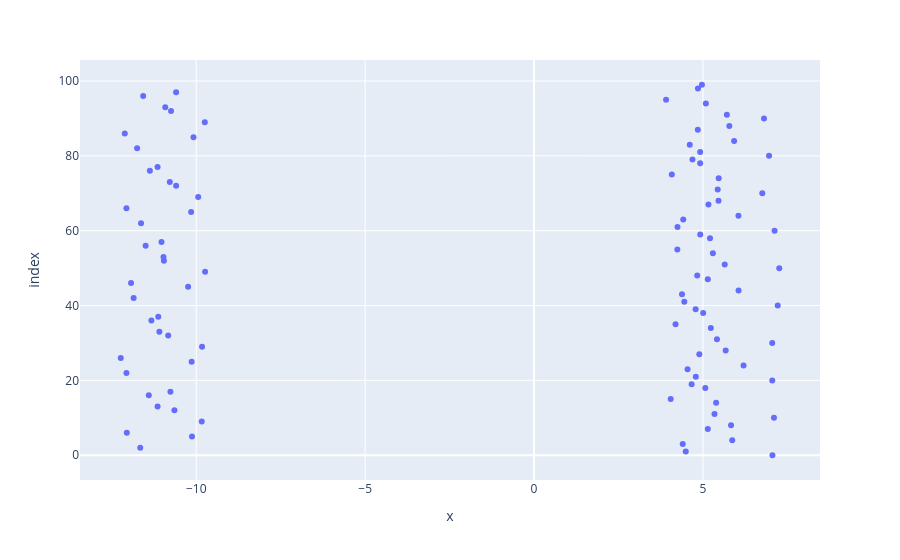
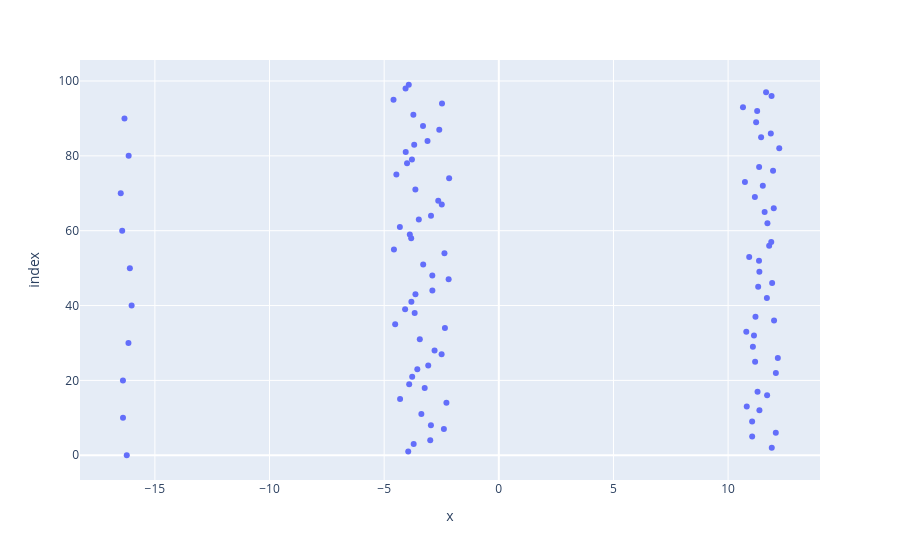

Here is the notebook cell these charts were saved with, in order:
### Code cell
#приведем слова в текстах к начальным формам.
articles_proc = map(lambda x: ' '.join(normalize_english(x)), articles)
X_w = TfidfVectorizer().fit_transform(articles_proc) #cоздается экземпляр TfidfVectorizer, который преобразует нормализованные статьи в матрицу TF-IDF
#на выходе матрица, где строки представляют статьи, а столбцы — слова. Значения в матрице представляют собой вес слов в статьях.    

#применяем SVD и UMAP
svd = TruncatedSVD(n_components=30)#используется для уменьшения размерности матрицы
X2_w = svd.fit_transform(X_w)

umap_w = umap.UMAP()#используется для уменьшения размерности данных
X_w_u = umap_w.fit_transform(X_w)


#визуализация
fig = px.scatter(X_w_u[:, 0], X_w_u[:, 1],
                 hover_name=[n[:100] for n in articles])
fig.show()


#применяем UMAP к SVD
umap_w = umap.UMAP()
X2_w_u = umap_w.fit_transform(X2_w)


fig = px.scatter(X2_w_u[:, 0], X2_w_u[:, 1],
                 hover_name=[n[:100] for n in articles])
fig.show()

### Figure 1 — Plotly figure (JSON) as saved in the notebook; plotly's stock layout.template omitted (floating-point values rounded to 4 significant figures)
{"data": [{"hovertemplate": "<b>%{hovertext}</b><br><br>x=%{x}<br>index=%{y}<extra></extra>", "hovertext": ["Title: Combining Machine Learning and Computational Chemistry for Predictive Insights Into Chemical ", "The application of machine learning in clinical microbiology and infectious diseases Text: With the ", "Machine Learning for Toxicity Prediction Using Chemical Structures: Pillars for Success in the Real ", "Tackling the Antimicrobial Resistance “Pandemic” with Machine Learning Tools: A Summary of Available", "Prospects and Challenges of Using Machine Learning for Academic Forecasting Text: The study examines", "Machine Learning Aided Design and Optimization of Thermal Metamaterials Text:  Artificial Intelligen", "A Primer on the Use of Machine Learning to Distill Knowledge from Data in Biological Psychiatry Text", "Harnessing the power of machine learning for crop improvement and sustainable production Text: Crop ", "Involvement of Machine Learning Tools in Healthcare Decision Making Text: In the present day, there ", "Machine Learning Guided Batched Design of a Bacterial Ribosome Binding Site Text:  Optimization of g", "Machine Learning Force Fields Text:  In recent years, the use of machine learning (ML) in computatio", "A systematic review of fuzzing based on machine learning techniques Text: Security vulnerabilities p", "Machine Learning-Assisted Low-Dimensional Electrocatalysts Design for Hydrogen Evolution Reaction Te", "Applications of Machine Learning (ML) in the context of marketing: a bibliometric approach Text: In ", "Linking Human And Machine Behavior: A New Approach to Evaluate Training Data Quality for Beneficial ", "Advanced applications in chronic disease monitoring using IoT mobile sensing device data, machine le", "Applied Machine Learning for IIoT and Smart Production—Methods to Improve Production Quality, Safety", "Digital Innovation Enabled Nanomaterial Manufacturing; Machine Learning Strategies and Green Perspec", "Machine learning for microbiologists Text: Machine learning is increasingly important in microbiolog", "A review of machine learning in scanpath analysis for passive gaze-based interaction Text: The scanp", "Combining Machine Learning and Computational Chemistry for Predictive Insights Into Chemical Systems", "The application of machine learning in clinical microbiology and infectious diseases Text: With the ", "Machine Learning for Toxicity Prediction Using Chemical Structures: Pillars for Success in the Real ", "Tackling the Antimicrobial Resistance “Pandemic” with Machine Learning Tools: A Summary of Available", "Prospects and Challenges of Using Machine Learning for Academic Forecasting Text: The study examines", "Machine Learning Aided Design and Optimization of Thermal Metamaterials Text:  Artificial Intelligen", "A Primer on the Use of Machine Learning to Distill Knowledge from Data in Biological Psychiatry Text", "Harnessing the power of machine learning for crop improvement and sustainable production Text: Crop ", "Involvement of Machine Learning Tools in Healthcare Decision Making Text: In the present day, there ", "Machine Learning Guided Batched Design of a Bacterial Ribosome Binding Site Text:  Optimization of g", "Machine Learning Force Fields Text:  In recent years, the use of machine learning (ML) in computatio", "A systematic review of fuzzing based on machine learning techniques Text: Security vulnerabilities p", "Machine Learning-Assisted Low-Dimensional Electrocatalysts Design for Hydrogen Evolution Reaction Te", "Applications of Machine Learning (ML) in the context of marketing: a bibliometric approach Text: In ", "Linking Human And Machine Behavior: A New Approach to Evaluate Training Data Quality for Beneficial ", "Advanced applications in chronic disease monitoring using IoT mobile sensing device data, machine le", "Applied Machine Learning for IIoT and Smart Production—Methods to Improve Production Quality, Safety", "Digital Innovation Enabled Nanomaterial Manufacturing; Machine Learning Strategies and Green Perspec", "Machine learning for microbiologists Text: Machine learning is increasingly important in microbiolog", "A review of machine learning in scanpath analysis for passive gaze-based interaction Text: The scanp", "Combining Machine Learning and Computational Chemistry for Predictive Insights Into Chemical Systems", "The application of machine learning in clinical microbiology and infectious diseases Text: With the ", "Machine Learning for Toxicity Prediction Using Chemical Structures: Pillars for Success in the Real ", "Tackling the Antimicrobial Resistance “Pandemic” with Machine Learning Tools: A Summary of Available", "Prospects and Challenges of Using Machine Learning for Academic Forecasting Text: The study examines", "Machine Learning Aided Design and Optimization of Thermal Metamaterials Text:  Artificial Intelligen", "A Primer on the Use of Machine Learning to Distill Knowledge from Data in Biological Psychiatry Text", "Harnessing the power of machine learning for crop improvement and sustainable production Text: Crop ", "Involvement of Machine Learning Tools in Healthcare Decision Making Text: In the present day, there ", "Machine Learning Guided Batched Design of a Bacterial Ribosome Binding Site Text:  Optimization of g", "Machine Learning Force Fields Text:  In recent years, the use of machine learning (ML) in computatio", "A systematic review of fuzzing based on machine learning techniques Text: Security vulnerabilities p", "Machine Learning-Assisted Low-Dimensional Electrocatalysts Design for Hydrogen Evolution Reaction Te", "Applications of Machine Learning (ML) in the context of marketing: a bibliometric approach Text: In ", "Linking Human And Machine Behavior: A New Approach to Evaluate Training Data Quality for Beneficial ", "Advanced applications in chronic disease monitoring using IoT mobile sensing device data, machine le", "Applied Machine Learning for IIoT and Smart Production—Methods to Improve Production Quality, Safety", "Digital Innovation Enabled Nanomaterial Manufacturing; Machine Learning Strategies and Green Perspec", "Machine learning for microbiologists Text: Machine learning is increasingly important in microbiolog", "A review of machine learning in scanpath analysis for passive gaze-based interaction Text: The scanp", "Combining Machine Learning and Computational Chemistry for Predictive Insights Into Chemical Systems", "The application of machine learning in clinical microbiology and infectious diseases Text: With the ", "Machine Learning for Toxicity Prediction Using Chemical Structures: Pillars for Success in the Real ", "Tackling the Antimicrobial Resistance “Pandemic” with Machine Learning Tools: A Summary of Available", "Prospects and Challenges of Using Machine Learning for Academic Forecasting Text: The study examines", "Machine Learning Aided Design and Optimization of Thermal Metamaterials Text:  Artificial Intelligen", "A Primer on the Use of Machine Learning to Distill Knowledge from Data in Biological Psychiatry Text", "Harnessing the power of machine learning for crop improvement and sustainable production Text: Crop ", "Involvement of Machine Learning Tools in Healthcare Decision Making Text: In the present day, there ", "Machine Learning Guided Batched Design of a Bacterial Ribosome Binding Site Text:  Optimization of g", "Machine Learning Force Fields Text:  In recent years, the use of machine learning (ML) in computatio", "A systematic review of fuzzing based on machine learning techniques Text: Security vulnerabilities p", "Machine Learning-Assisted Low-Dimensional Electrocatalysts Design for Hydrogen Evolution Reaction Te", "Applications of Machine Learning (ML) in the context of marketing: a bibliometric approach Text: In ", "Linking Human And Machine Behavior: A New Approach to Evaluate Training Data Quality for Beneficial ", "Advanced applications in chronic disease monitoring using IoT mobile sensing device data, machine le", "Applied Machine Learning for IIoT and Smart Production—Methods to Improve Production Quality, Safety", "Digital Innovation Enabled Nanomaterial Manufacturing; Machine Learning Strategies and Green Perspec", "Machine learning for microbiologists Text: Machine learning is increasingly important in microbiolog", "A review of machine learning in scanpath analysis for passive gaze-based interaction Text: The scanp", "Combining Machine Learning and Computational Chemistry for Predictive Insights Into Chemical Systems", "The application of machine learning in clinical microbiology and infectious diseases Text: With the ", "Machine Learning for Toxicity Prediction Using Chemical Structures: Pillars for Success in the Real ", "Tackling the Antimicrobial Resistance “Pandemic” with Machine Learning Tools: A Summary of Available", "Prospects and Challenges of Using Machine Learning for Academic Forecasting Text: The study examines", "Machine Learning Aided Design and Optimization of Thermal Metamaterials Text:  Artificial Intelligen", "A Primer on the Use of Machine Learning to Distill Knowledge from Data in Biological Psychiatry Text", "Harnessing the power of machine learning for crop improvement and sustainable production Text: Crop ", "Involvement of Machine Learning Tools in Healthcare Decision Making Text: In the present day, there ", "Machine Learning Guided Batched Design of a Bacterial Ribosome Binding Site Text:  Optimization of g", "Machine Learning Force Fields Text:  In recent years, the use of machine learning (ML) in computatio", "A systematic review of fuzzing based on machine learning techniques Text: Security vulnerabilities p", "Machine Learning-Assisted Low-Dimensional Electrocatalysts Design for Hydrogen Evolution Reaction Te", "Applications of Machine Learning (ML) in the context of marketing: a bibliometric approach Text: In ", "Linking Human And Machine Behavior: A New Approach to Evaluate Training Data Quality for Beneficial ", "Advanced applications in chronic disease monitoring using IoT mobile sensing device data, machine le", "Applied Machine Learning for IIoT and Smart Production—Methods to Improve Production Quality, Safety", "Digital Innovation Enabled Nanomaterial Manufacturing; Machine Learning Strategies and Green Perspec", "Machine learning for microbiologists Text: Machine learning is increasingly important in microbiolog", "A review of machine learning in scanpath analysis for passive gaze-based interaction Text: The scanp"], "legendgroup": "", "marker": {"color": "#636efa", "symbol": "circle"}, "mode": "markers", "name": "", "orientation": "h", "showlegend": false, "type": "scatter", "x": [7.057, 4.49, -11.66, 4.401, 5.866, -10.13, -12.05, 5.143, 5.832, -9.837, 7.102, 5.341, -10.65, -11.14, 5.389, 4.045, -11.4, -10.76, 5.069, 4.665, 7.052, 4.788, -12.07, 4.545, 6.201, -10.14, -12.23, 4.893, 5.673, -9.828, 7.05, 5.415, -10.83, -11.09, 5.232, 4.188, -11.33, -11.12, 5.007, 4.783, 7.213, 4.448, -11.85, 4.38, 6.054, -10.24, -11.93, 5.144, 4.83, -9.737, 7.258, 5.644, -10.96, -10.97, 5.294, 4.241, -11.5, -11.03, 5.209, 4.92, 7.119, 4.246, -11.63, 4.417, 6.05, -10.15, -12.07, 5.162, 5.46, -9.941, 6.756, 5.436, -10.6, -10.78, 5.466, 4.078, -11.37, -11.14, 4.918, 4.69, 6.956, 4.917, -11.75, 4.61, 5.922, -10.08, -12.11, 4.848, 5.779, -9.746, 6.807, 5.707, -10.75, -10.92, 5.086, 3.908, -11.57, -10.6, 4.852, 4.97], "xaxis": "x", "y": [0, 1, 2, 3, 4, 5, 6, 7, 8, 9, 10, 11, 12, 13, 14, 15, 16, 17, 18, 19, 20, 21, 22, 23, 24, 25, 26, 27, 28, 29, 30, 31, 32, 33, 34, 35, 36, 37, 38, 39, 40, 41, 42, 43, 44, 45, 46, 47, 48, 49, 50, 51, 52, 53, 54, 55, 56, 57, 58, 59, 60, 61, 62, 63, 64, 65, 66, 67, 68, 69, 70, 71, 72, 73, 74, 75, 76, 77, 78, 79, 80, 81, 82, 83, 84, 85, 86, 87, 88, 89, 90, 91, 92, 93, 94, 95, 96, 97, 98, 99], "yaxis": "y"}], "layout": {"legend": {"tracegroupgap": 0}, "margin": {"t": 60}, "xaxis": {"anchor": "y", "domain": [0, 1], "title": {"text": "x"}}, "yaxis": {"anchor": "x", "domain": [0, 1], "title": {"text": "index"}}}}

### Figure 2 — Plotly figure (JSON) as saved in the notebook; plotly's stock layout.template omitted (floating-point values rounded to 4 significant figures)
{"data": [{"hovertemplate": "<b>%{hovertext}</b><br><br>x=%{x}<br>index=%{y}<extra></extra>", "hovertext": ["Title: Combining Machine Learning and Computational Chemistry for Predictive Insights Into Chemical ", "The application of machine learning in clinical microbiology and infectious diseases Text: With the ", "Machine Learning for Toxicity Prediction Using Chemical Structures: Pillars for Success in the Real ", "Tackling the Antimicrobial Resistance “Pandemic” with Machine Learning Tools: A Summary of Available", "Prospects and Challenges of Using Machine Learning for Academic Forecasting Text: The study examines", "Machine Learning Aided Design and Optimization of Thermal Metamaterials Text:  Artificial Intelligen", "A Primer on the Use of Machine Learning to Distill Knowledge from Data in Biological Psychiatry Text", "Harnessing the power of machine learning for crop improvement and sustainable production Text: Crop ", "Involvement of Machine Learning Tools in Healthcare Decision Making Text: In the present day, there ", "Machine Learning Guided Batched Design of a Bacterial Ribosome Binding Site Text:  Optimization of g", "Machine Learning Force Fields Text:  In recent years, the use of machine learning (ML) in computatio", "A systematic review of fuzzing based on machine learning techniques Text: Security vulnerabilities p", "Machine Learning-Assisted Low-Dimensional Electrocatalysts Design for Hydrogen Evolution Reaction Te", "Applications of Machine Learning (ML) in the context of marketing: a bibliometric approach Text: In ", "Linking Human And Machine Behavior: A New Approach to Evaluate Training Data Quality for Beneficial ", "Advanced applications in chronic disease monitoring using IoT mobile sensing device data, machine le", "Applied Machine Learning for IIoT and Smart Production—Methods to Improve Production Quality, Safety", "Digital Innovation Enabled Nanomaterial Manufacturing; Machine Learning Strategies and Green Perspec", "Machine learning for microbiologists Text: Machine learning is increasingly important in microbiolog", "A review of machine learning in scanpath analysis for passive gaze-based interaction Text: The scanp", "Combining Machine Learning and Computational Chemistry for Predictive Insights Into Chemical Systems", "The application of machine learning in clinical microbiology and infectious diseases Text: With the ", "Machine Learning for Toxicity Prediction Using Chemical Structures: Pillars for Success in the Real ", "Tackling the Antimicrobial Resistance “Pandemic” with Machine Learning Tools: A Summary of Available", "Prospects and Challenges of Using Machine Learning for Academic Forecasting Text: The study examines", "Machine Learning Aided Design and Optimization of Thermal Metamaterials Text:  Artificial Intelligen", "A Primer on the Use of Machine Learning to Distill Knowledge from Data in Biological Psychiatry Text", "Harnessing the power of machine learning for crop improvement and sustainable production Text: Crop ", "Involvement of Machine Learning Tools in Healthcare Decision Making Text: In the present day, there ", "Machine Learning Guided Batched Design of a Bacterial Ribosome Binding Site Text:  Optimization of g", "Machine Learning Force Fields Text:  In recent years, the use of machine learning (ML) in computatio", "A systematic review of fuzzing based on machine learning techniques Text: Security vulnerabilities p", "Machine Learning-Assisted Low-Dimensional Electrocatalysts Design for Hydrogen Evolution Reaction Te", "Applications of Machine Learning (ML) in the context of marketing: a bibliometric approach Text: In ", "Linking Human And Machine Behavior: A New Approach to Evaluate Training Data Quality for Beneficial ", "Advanced applications in chronic disease monitoring using IoT mobile sensing device data, machine le", "Applied Machine Learning for IIoT and Smart Production—Methods to Improve Production Quality, Safety", "Digital Innovation Enabled Nanomaterial Manufacturing; Machine Learning Strategies and Green Perspec", "Machine learning for microbiologists Text: Machine learning is increasingly important in microbiolog", "A review of machine learning in scanpath analysis for passive gaze-based interaction Text: The scanp", "Combining Machine Learning and Computational Chemistry for Predictive Insights Into Chemical Systems", "The application of machine learning in clinical microbiology and infectious diseases Text: With the ", "Machine Learning for Toxicity Prediction Using Chemical Structures: Pillars for Success in the Real ", "Tackling the Antimicrobial Resistance “Pandemic” with Machine Learning Tools: A Summary of Available", "Prospects and Challenges of Using Machine Learning for Academic Forecasting Text: The study examines", "Machine Learning Aided Design and Optimization of Thermal Metamaterials Text:  Artificial Intelligen", "A Primer on the Use of Machine Learning to Distill Knowledge from Data in Biological Psychiatry Text", "Harnessing the power of machine learning for crop improvement and sustainable production Text: Crop ", "Involvement of Machine Learning Tools in Healthcare Decision Making Text: In the present day, there ", "Machine Learning Guided Batched Design of a Bacterial Ribosome Binding Site Text:  Optimization of g", "Machine Learning Force Fields Text:  In recent years, the use of machine learning (ML) in computatio", "A systematic review of fuzzing based on machine learning techniques Text: Security vulnerabilities p", "Machine Learning-Assisted Low-Dimensional Electrocatalysts Design for Hydrogen Evolution Reaction Te", "Applications of Machine Learning (ML) in the context of marketing: a bibliometric approach Text: In ", "Linking Human And Machine Behavior: A New Approach to Evaluate Training Data Quality for Beneficial ", "Advanced applications in chronic disease monitoring using IoT mobile sensing device data, machine le", "Applied Machine Learning for IIoT and Smart Production—Methods to Improve Production Quality, Safety", "Digital Innovation Enabled Nanomaterial Manufacturing; Machine Learning Strategies and Green Perspec", "Machine learning for microbiologists Text: Machine learning is increasingly important in microbiolog", "A review of machine learning in scanpath analysis for passive gaze-based interaction Text: The scanp", "Combining Machine Learning and Computational Chemistry for Predictive Insights Into Chemical Systems", "The application of machine learning in clinical microbiology and infectious diseases Text: With the ", "Machine Learning for Toxicity Prediction Using Chemical Structures: Pillars for Success in the Real ", "Tackling the Antimicrobial Resistance “Pandemic” with Machine Learning Tools: A Summary of Available", "Prospects and Challenges of Using Machine Learning for Academic Forecasting Text: The study examines", "Machine Learning Aided Design and Optimization of Thermal Metamaterials Text:  Artificial Intelligen", "A Primer on the Use of Machine Learning to Distill Knowledge from Data in Biological Psychiatry Text", "Harnessing the power of machine learning for crop improvement and sustainable production Text: Crop ", "Involvement of Machine Learning Tools in Healthcare Decision Making Text: In the present day, there ", "Machine Learning Guided Batched Design of a Bacterial Ribosome Binding Site Text:  Optimization of g", "Machine Learning Force Fields Text:  In recent years, the use of machine learning (ML) in computatio", "A systematic review of fuzzing based on machine learning techniques Text: Security vulnerabilities p", "Machine Learning-Assisted Low-Dimensional Electrocatalysts Design for Hydrogen Evolution Reaction Te", "Applications of Machine Learning (ML) in the context of marketing: a bibliometric approach Text: In ", "Linking Human And Machine Behavior: A New Approach to Evaluate Training Data Quality for Beneficial ", "Advanced applications in chronic disease monitoring using IoT mobile sensing device data, machine le", "Applied Machine Learning for IIoT and Smart Production—Methods to Improve Production Quality, Safety", "Digital Innovation Enabled Nanomaterial Manufacturing; Machine Learning Strategies and Green Perspec", "Machine learning for microbiologists Text: Machine learning is increasingly important in microbiolog", "A review of machine learning in scanpath analysis for passive gaze-based interaction Text: The scanp", "Combining Machine Learning and Computational Chemistry for Predictive Insights Into Chemical Systems", "The application of machine learning in clinical microbiology and infectious diseases Text: With the ", "Machine Learning for Toxicity Prediction Using Chemical Structures: Pillars for Success in the Real ", "Tackling the Antimicrobial Resistance “Pandemic” with Machine Learning Tools: A Summary of Available", "Prospects and Challenges of Using Machine Learning for Academic Forecasting Text: The study examines", "Machine Learning Aided Design and Optimization of Thermal Metamaterials Text:  Artificial Intelligen", "A Primer on the Use of Machine Learning to Distill Knowledge from Data in Biological Psychiatry Text", "Harnessing the power of machine learning for crop improvement and sustainable production Text: Crop ", "Involvement of Machine Learning Tools in Healthcare Decision Making Text: In the present day, there ", "Machine Learning Guided Batched Design of a Bacterial Ribosome Binding Site Text:  Optimization of g", "Machine Learning Force Fields Text:  In recent years, the use of machine learning (ML) in computatio", "A systematic review of fuzzing based on machine learning techniques Text: Security vulnerabilities p", "Machine Learning-Assisted Low-Dimensional Electrocatalysts Design for Hydrogen Evolution Reaction Te", "Applications of Machine Learning (ML) in the context of marketing: a bibliometric approach Text: In ", "Linking Human And Machine Behavior: A New Approach to Evaluate Training Data Quality for Beneficial ", "Advanced applications in chronic disease monitoring using IoT mobile sensing device data, machine le", "Applied Machine Learning for IIoT and Smart Production—Methods to Improve Production Quality, Safety", "Digital Innovation Enabled Nanomaterial Manufacturing; Machine Learning Strategies and Green Perspec", "Machine learning for microbiologists Text: Machine learning is increasingly important in microbiolog", "A review of machine learning in scanpath analysis for passive gaze-based interaction Text: The scanp"], "legendgroup": "", "marker": {"color": "#636efa", "symbol": "circle"}, "mode": "markers", "name": "", "orientation": "h", "showlegend": false, "type": "scatter", "x": [-16.23, -3.951, 11.91, -3.713, -2.99, 11.05, 12.08, -2.395, -2.961, 11.05, -16.39, -3.378, 11.37, 10.81, -2.285, -4.306, 11.7, 11.28, -3.232, -3.909, -16.39, -3.778, 12.08, -3.554, -3.078, 11.18, 12.17, -2.495, -2.802, 11.08, -16.15, -3.446, 11.13, 10.79, -2.351, -4.521, 12.0, 11.19, -3.67, -4.086, -16.01, -3.813, 11.69, -3.636, -2.898, 11.31, 11.92, -2.188, -2.9, 11.36, -16.09, -3.299, 11.35, 10.92, -2.371, -4.573, 11.79, 11.88, -3.822, -3.881, -16.43, -4.315, 11.72, -3.488, -2.958, 11.59, 11.99, -2.487, -2.642, 11.17, -16.49, -3.639, 11.51, 10.73, -2.166, -4.467, 11.96, 11.35, -4.003, -3.788, -16.14, -4.06, 12.23, -3.69, -3.11, 11.44, 11.86, -2.596, -3.306, 11.22, -16.33, -3.727, 11.27, 10.65, -2.477, -4.592, 11.9, 11.66, -4.066, -3.927], "xaxis": "x", "y": [0, 1, 2, 3, 4, 5, 6, 7, 8, 9, 10, 11, 12, 13, 14, 15, 16, 17, 18, 19, 20, 21, 22, 23, 24, 25, 26, 27, 28, 29, 30, 31, 32, 33, 34, 35, 36, 37, 38, 39, 40, 41, 42, 43, 44, 45, 46, 47, 48, 49, 50, 51, 52, 53, 54, 55, 56, 57, 58, 59, 60, 61, 62, 63, 64, 65, 66, 67, 68, 69, 70, 71, 72, 73, 74, 75, 76, 77, 78, 79, 80, 81, 82, 83, 84, 85, 86, 87, 88, 89, 90, 91, 92, 93, 94, 95, 96, 97, 98, 99], "yaxis": "y"}], "layout": {"legend": {"tracegroupgap": 0}, "margin": {"t": 60}, "xaxis": {"anchor": "y", "domain": [0, 1], "title": {"text": "x"}}, "yaxis": {"anchor": "x", "domain": [0, 1], "title": {"text": "index"}}}}
